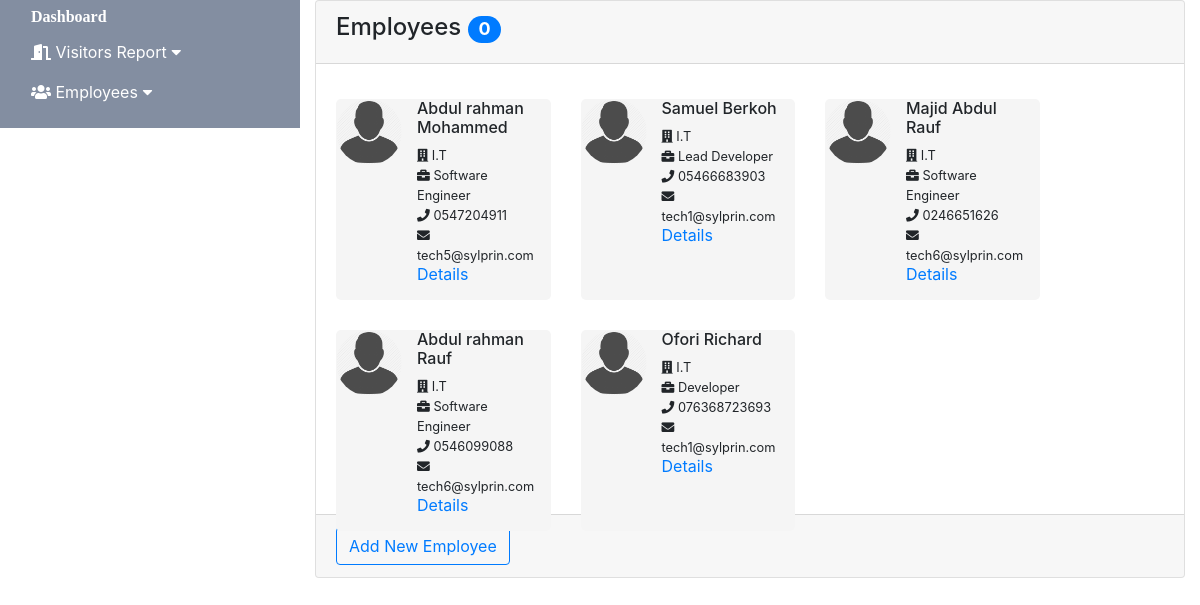
Screenshot of /logapp/employees/ with the database file from the repository.
### logapp/models.py (models this page shows, shortened)
class Employee(models.Model):
    first_name=models.CharField(max_length=50)
    last_name=models.CharField(max_length=50)
    picture=models.CharField(max_length=40)
    department=models.CharField(max_length=50)
    role=models.CharField(max_length=50)
    email=models.EmailField(max_length=80)
    phone=models.CharField(max_length=15)
    def get_absolute_url(self):
        return reverse('employee_detail',args=[str(self.id)])

### logapp/views.py (the view)
# urls.py: path('employees/',views.EmployeesListView.as_view(),name='employees'),
class EmployeesListView(generic.ListView):
    model = Employee
    template_name = 'logapp/employees/employees.html'

### logapp/templates/logapp/employees/employees.html
{% extends "base_generic.html" %}
{% block content %}
<div class="card">
        <div class="card-header">
                <h4>Employees <small class="badge badge-pill badge-primary">0</small></h4>
        </div>
        <div class="card-body card_h_m">
            <div class="row">
                    {% if employee_list %}
                    {% for employee in employee_list %}
                        <div class="col-3 person">
                            <div class="row">
                                <div class="pic">{% load static %}
                                    <img  src="{% static 'img/pic.png' %}" />
                                </div>
                                <ul class="list-unstyled col">
                                    <li><h6>{{ employee.first_name }}  {{ employee.last_name}}</h6></li>
                                    <li><small><i class="fa fa-building"></i> {{ employee.department }}</small></li>
                                    <li><small><i class="fa fa-briefcase"></i> {{ employee.role }}</small></li>
                                    <li><small><i class="fa fa-phone"> </i> {{ employee.phone}}</small></li>
                                    <li><small><i class="fa fa-envelope"> </i> {{ employee.email}} </small></li>
                                    <li><a href="{{ employee.get_absolute_url }}">Details</a></li>
                                </ul>
                            </div>
                        </div>
                    {% endfor %}
                    {% endif %}
            </div>
        </div>
        <div class="card-footer">
            <a  class="btn btn-outline-primary" href="{% url 'employee_create' %}" >Add New Employee</a>
        </div>
    </div>
{% endblock %}

### logapp/templates/base_generic.html (shortened to what this page needs)
<!DOCTYPE html>
<html lang="en">
<head>
  <link rel="stylesheet" href="https://use.fontawesome.com/releases/v5.7.2/css/all.css">
  <link rel="stylesheet" href="https://stackpath.bootstrapcdn.com/bootstrap/4.3.1/css/bootstrap.min.css">
  {% load static %}
  {% load static %}
  <link rel="stylesheet" href="{% static 'css/style.css' %}">
</head>
<body>
  <div class="container-fluid">
    <div class="row" style="height:100%">
      <div id="side_bar" class="col-3">
      {% block sidebar %}
        <ul  class="sidebar-nav list-unstyled">
          <li><a  class="nav-link fa" href="{% url 'index' %}"> Dashboard</a></li>
          <li class="">
              <a class="nav-link" href="#" data-toggle="collapse" data-target="#visitors_nav">
                <i class="fa fa-door-open"></i>
                Visitors Report
                <i class="fa fa-caret-down"></i>
              </a>
         </li>
         <li class="">
                <a class="nav-link" href="#" data-toggle="collapse" data-target="#employees_nav">
                  <i class="fa fa-users"></i>
                  Employees
                  <i class="fa fa-caret-down"></i>
                </a>
           </li>
        </ul>
     {% endblock %}
      </div>
        <div class="col-sm-9 ">
            {% block content %}
            {% endblock %}
        </div>
    </div>
  </div>
</body>
</html>

### logapp/static/css/style.css (style rules this page uses)
#side_bar { background: rgb(131, 142, 161); height: 100%; }
.nav-link { color: white !important; }
.pic { width: 66px; height: 66px; border-radius: 33px; overflow: hidden; }
.pic img, .pic_l img { object-fit: cover; width: 100%; height: 100%; }
.card_h_m { height: 450px !important; }
.person { border-radius: 5px; background: whitesmoke; border: thin 2px #222; margin: 15px; }
.person li { line-height: 19px; }

### rows the page displays
Employee: first_name "Abdul rahman", last_name "Mohammed", department "I.T", role "Software Engineer", phone "0547204911", email "tech5@sylprin.com"
Employee: first_name "Samuel", last_name "Berkoh", department "I.T", role "Lead Developer", phone "05466683903", email "tech1@sylprin.com"
Employee: first_name "Majid", last_name "Abdul Rauf", department "I.T", role "Software Engineer", phone "0246651626", email "tech6@sylprin.com"
Employee: first_name "Abdul rahman", last_name "Rauf", department "I.T", role "Software Engineer", phone "0546099088", email "tech6@sylprin.com"
Employee: first_name "Ofori", last_name "Richard", department "I.T", role "Developer", phone "076368723693", email "tech1@sylprin.com"
